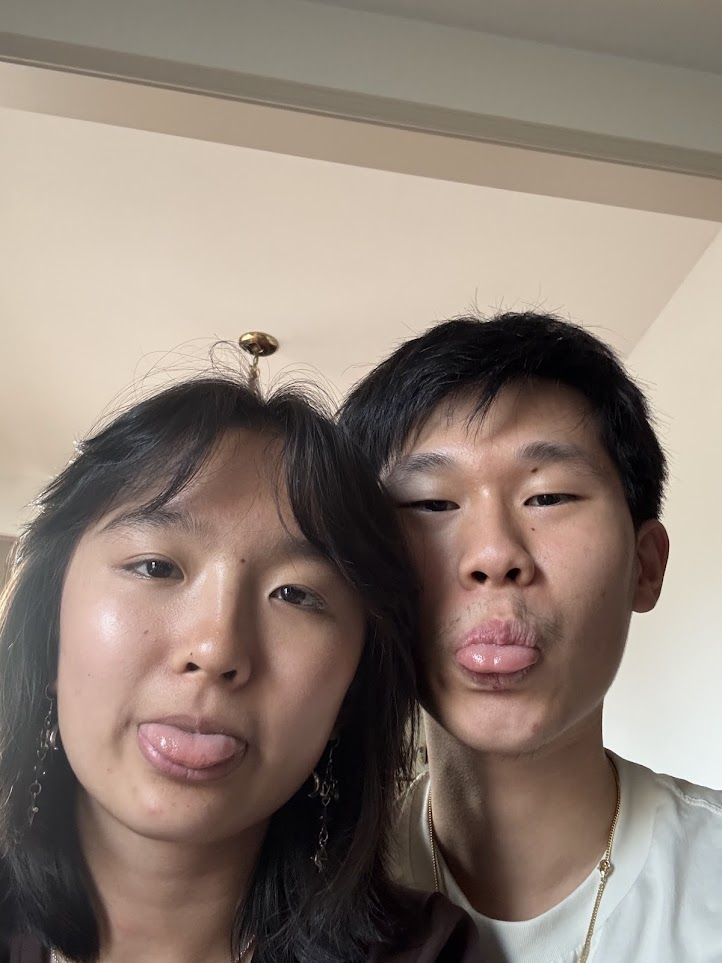
#> input picture image-processor/test.bmp, 722 x 963 px
$ python processor.py ../../test.bmp
#> lines starting #> are read from the running program, lines starting #| are printed output that depends on the picture; after the words box and inside, x2 and y2 are one past the last pixel; in counts of white or black regions, pixels touching at a corner belong together
"""Smart cropping of image"""

import gc
import io
import os
import sys
import urllib.request

import cv2
import numpy as np
import pillow_heif
from PIL import Image, ImageOps

pillow_heif.register_heif_opener()
#> (this line was passed over: pillow_heif is not available in this run)

# YuNet face detector model (ONNX)
MODEL_URL = (
    "https://media.githubusercontent.com/media/opencv/opencv_zoo/main/"
    "models/face_detection_yunet/face_detection_yunet_2026may.onnx"
)
MODEL_PATH = os.path.join(os.path.dirname(os.path.abspath(__file__)), "face_detection_yunet.onnx")

_DETECTOR = None

def get_face_detector() -> str:
    """Download the YuNet ONNX model if not already cached."""
    global _DETECTOR
    if _DETECTOR is not None:
        return _DETECTOR

    if not (os.path.exists(MODEL_PATH) and os.path.getsize(MODEL_PATH) > 0):
        os.makedirs(os.path.dirname(MODEL_PATH), exist_ok=True)
        print("Downloading YuNet ONNX model...", file=sys.stderr)
        urllib.request.urlretrieve(MODEL_URL, MODEL_PATH)

    _DETECTOR = cv2.FaceDetectorYN.create(
        model=MODEL_PATH,
        config="",
        input_size=(480, 800),
        score_threshold=0.9,
        nms_threshold=0.3,
        top_k=5000,
        backend_id=cv2.dnn.DNN_BACKEND_OPENCV,
        target_id=cv2.dnn.DNN_TARGET_CPU,
    )
    return _DETECTOR


def detect_face_center(img):
    """Return (cx, cy, bbox) of the union of all detected faces, or None.

    Uses OpenCV's FaceDetectorYN (a small ONNX/DNN model), which replaced
    CascadeClassifier-based Haar detection in OpenCV 5.x.
    """
    detector = get_face_detector()
    img_h, img_w = img.shape[:2]

    detector.setInputSize((img_w, img_h))

    _, faces = detector.detect(img)

    if faces is None or len(faces) == 0:
        return None

    # Each row: [x, y, w, h, <5 landmark x,y pairs>, score]
    xs = faces[:, 0]
    ys = faces[:, 1]
    xe = faces[:, 0] + faces[:, 2]
    ye = faces[:, 1] + faces[:, 3]

    x_min, y_min = xs.min(), ys.min()
    x_max, y_max = xe.max(), ye.max()

    cx = (x_min + x_max) / 2
    cy = (y_min + y_max) / 2
    return cx, cy, (x_min, y_min, x_max, y_max)


def detect_saliency_center(img):
    """Return (cx, cy) of the most salient region.

    Implements the spectral residual saliency algorithm (Hou & Zhang, 2007)
    directly with FFT/numpy, rather than relying on cv2.saliency. That
    module lives in opencv_contrib and is not present in every OpenCV
    build (notably, it was dropped from OpenCV 5.0's default build), so
    this avoids depending on it.
    """
    h, w = img.shape[:2]

    # Work on a small grayscale version for speed; the algorithm is scale
    # invariant enough that this doesn't hurt accuracy.
    small_w, small_h = 128, int(128 * h / w) if w else 128
    small_h = max(1, small_h)
    small = cv2.resize(img, (small_w, small_h), interpolation=cv2.INTER_AREA)
    gray = cv2.cvtColor(small, cv2.COLOR_BGR2GRAY).astype(np.float32)

    dft = cv2.dft(gray, flags=cv2.DFT_COMPLEX_OUTPUT)
    magnitude, phase = cv2.cartToPolar(dft[:, :, 0], dft[:, :, 1])

    log_magnitude = np.log(magnitude + 1e-9)
    # Local average of the log spectrum, approximating the "smooth" baseline
    avg_log_magnitude = cv2.blur(log_magnitude, (3, 3))
    spectral_residual = log_magnitude - avg_log_magnitude

    real = np.exp(spectral_residual) * np.cos(phase)
    imag = np.exp(spectral_residual) * np.sin(phase)
    combined = cv2.merge([real, imag])

    saliency_map = cv2.idft(combined, flags=cv2.DFT_SCALE)
    saliency_map = cv2.magnitude(saliency_map[:, :, 0], saliency_map[:, :, 1])
    saliency_map = saliency_map ** 2
    saliency_map = cv2.GaussianBlur(saliency_map, (7, 7), sigmaX=3)

    cv2.normalize(saliency_map, saliency_map, 0, 255, cv2.NORM_MINMAX)
    saliency_map = saliency_map.astype("uint8")

    # Threshold to keep only the most salient pixels, then find their centroid
    thresh_val = np.percentile(saliency_map, 90)
    _, thresh = cv2.threshold(saliency_map, thresh_val, 255, cv2.THRESH_BINARY)

    ys, xs = np.nonzero(thresh)
    if len(xs) == 0:
        return w / 2, h / 2

    # Map centroid from the small working image back to full resolution
    scale_x = w / small_w
    scale_y = h / small_h
    cx = xs.mean() * scale_x
    cy = ys.mean() * scale_y
    return cx, cy

def compute_crop_box(img_w, img_h, cx, cy, target_w, target_h):
    """Compute a crop box of size (target_w, target_h) centered on (cx, cy),
    clamped so it stays fully inside the image."""

    # If the requested crop is bigger than the image in either dimension,
    # scale it down to fit while preserving aspect ratio.
    scale = min(img_w / target_w, img_h / target_h, 1.0)
    crop_w = target_w * scale
    crop_h = target_h * scale

    x1 = cx - crop_w / 2
    y1 = cy - crop_h / 2
    x2 = x1 + crop_w
    y2 = y1 + crop_h

    # Shift box back inside image bounds if it overflows
    if x1 < 0:
        x2 -= x1
        x1 = 0
    if y1 < 0:
        y2 -= y1
        y1 = 0
    if x2 > img_w:
        x1 -= (x2 - img_w)
        x2 = img_w
    if y2 > img_h:
        y1 -= (y2 - img_h)
        y2 = img_h

    x1 = max(0, int(round(x1)))
    y1 = max(0, int(round(y1)))
    x2 = min(img_w, int(round(x2)))
    y2 = min(img_h, int(round(y2)))

    return x1, y1, x2, y2

def decode_image_bytes(raw_bytes: bytes) -> np.ndarray:
    # try using opencv first
    np_arr = np.frombuffer(raw_bytes, np.uint8)
    img = cv2.imdecode(np_arr, cv2.IMREAD_COLOR)
    if img is not None:
        return img

    # try pillow heif (in the case we have .heic since maybe from iPhone)
    try:
        pil_img = Image.open(io.BytesIO(raw_bytes))

        # fix metadata stuff
        pil_img = ImageOps.exif_transpose(pil_img)
        pil_img = pil_img.convert("RGB")

        # turn into opencv bgr
        rgb_arr = np.array(pil_img)
        return cv2.cvtColor(rgb_arr, cv2.COLOR_RGB2BGR)
    except Exception as e:
        raise ValueError(f"Failed to decode image bytes: {e}")

def smart_crop(raw_bytes: bytes, target_size: tuple[int, int] = (800, 400)) -> bytes:
    target_w, target_h = float(target_size[0]), float(target_size[1])

    try:
        pil_img = Image.open(io.BytesIO(raw_bytes))
        pil_img = ImageOps.exif_transpose(pil_img)
        pil_img = pil_img.convert("RGB")
    except Exception as e:
        raise ValueError(f"Failed to decode image bytes: {e}")

    full_w, full_h = pil_img.size

    # create a downscaled version to find center
    proxy_img = pil_img.copy()
    proxy_img.thumbnail((800, 800), Image.Resampling.BILINEAR)
    proxy_w, proxy_h = proxy_img.size

    proxy_cv = cv2.cvtColor(np.array(proxy_img), cv2.COLOR_RGB2BGR)

    try:
        face_result = detect_face_center(proxy_cv)
    except Exception as e:
        print(f"Warning: face detection unavailable ({e}); falling back to saliency.", file=sys.stderr)
        face_result = None

    if face_result is not None:
        cx_proxy, cy_proxy, _ = face_result
    else:
        cx_proxy, cy_proxy = detect_saliency_center(proxy_cv)

    # delete proxies to free memory
    del proxy_cv
    del proxy_img

    # get coordinates in orig image
    scale_x = full_w / proxy_w
    scale_y = full_h / proxy_h
    cx_full = cx_proxy * scale_x
    cy_full = cy_proxy * scale_y

    x1, y1, x2, y2 = compute_crop_box(full_w, full_h, cx_full, cy_full, target_w, target_h)
    cropped = pil_img.crop((x1, y1, x2, y2))
    resized = cropped.resize((int(target_w), int(target_h)), Image.Resampling.LANCZOS)

    # turn into a bmp buffer
    output_buffer = io.BytesIO()
    resized.save(output_buffer, format="BMP")
    bmp_bytes = output_buffer.getvalue()

    # Clean up PIL allocations
    output_buffer.close()
    pil_img.close()
    cropped.close()
    resized.close()
    gc.collect()

    return bmp_bytes
if __name__ == "__main__":
    import argparse
    from pathlib import Path

    parser = argparse.ArgumentParser(description="Test smart crop on a local image.")
    parser.add_argument("input_image", type=str, help="Path to input image (.heic, .jpg, .png, etc.)")
    parser.add_argument("-o", "--output", type=str, default=None, help="Output path (default: ./output_<name>.bmp)")
    parser.add_argument("-W", "--width", type=int, default=480, help="Target width (default: 480)")
    parser.add_argument("-H", "--height", type=int, default=800, help="Target height (default: 800)")
    args = parser.parse_args()

    input_path = Path(args.input_image)
    if not input_path.exists():
        print(f"Error: File not found: {input_path}")
        sys.exit(1)

    if args.output:
        out_path = Path(args.output)
    else:
        out_path = Path(f"output_{input_path.stem}.bmp")

    print(f"Reading: {input_path}")
    with open(input_path, "rb") as f:
        raw_data = f.read()

    print(f"Processing ({args.width}x{args.height})...")
    output_bmp_bytes = smart_crop(raw_data, target_size=(args.width, args.height))
#> in smart_crop, pil_img is the input picture: PIL image 722x963 RGB; mean R, G, B 141.9, 127.3, 117.2
#> in detect_saliency_center, `avg_log_magnitude = cv2.blur(log_magnitude, (3, 3))`:
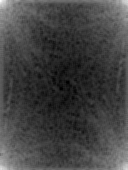
#> avg_log_magnitude: shape (170, 128) float32; min 4.58, max 12.91, mean 6.78; drawn with min black and max white
#> in detect_saliency_center, `spectral_residual = log_magnitude - avg_log_magnitude`:
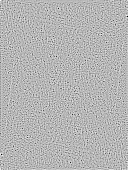
#> spectral_residual: shape (170, 128) float32; min -4.85, max 1.95, mean 0.000578; drawn with min black and max white
#> in detect_saliency_center, `real = np.exp(spectral_residual) * np.cos(phase)`:
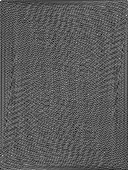
#> real: shape (170, 128) float32; min -3.83, max 7.05, mean 0.066; drawn with min black and max white
#> in detect_saliency_center, `imag = np.exp(spectral_residual) * np.sin(phase)`:
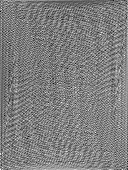
#> imag: shape (170, 128) float32; min -3.79, max 3.81, mean 0.000971; drawn with min black and max white
#> in detect_saliency_center, `saliency_map = cv2.GaussianBlur(saliency_map, (7, 7), sigmaX=3)`:
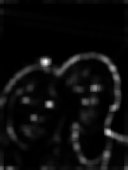
#> saliency_map: shape (170, 128) float32; min 1.66e-06, max 0.00143, mean 7.41e-05; drawn with min black and max white
#> in detect_saliency_center, `thresh_val = np.percentile(saliency_map, 90)`: thresh_val = 39
#> in detect_saliency_center, `_, thresh = cv2.threshold(saliency_map, thresh_val, 255, cv2.THRESH_BI..`:
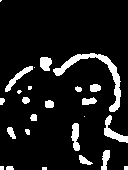
#> thresh: shape (170, 128); 9.9% white; 25 white regions (8 under 20 px), largest, box (x1, y1, x2, y2) and area: (53, 53, 121, 112) 679, (104, 115, 128, 143) 236, (5, 66, 33, 92) 180
#> in detect_saliency_center, `ys, xs = np.nonzero(thresh)`: ys = 2163 values from 0 to 169; xs = 2163 values, max 127 at index 1744, min 0 at index 0, mean 74.15
#> in detect_saliency_center, `cx = xs.mean() * scale_x`: cx = 347.6
#> in detect_saliency_center, `cy = ys.mean() * scale_y`: cy = 481
#> in smart_crop, `cx_proxy, cy_proxy = detect_saliency_center(proxy_cv)`: cx_proxy = 347.6; cy_proxy = 481
#> in smart_crop, `cx_full = cx_proxy * scale_x`: cx_full = 418.3
#> in smart_crop, `cy_full = cy_proxy * scale_y`: cy_full = 579
#> in compute_crop_box, `x1 = cx - crop_w / 2`: x1 = 178.3
#> in compute_crop_box, `y1 = cy - crop_h / 2`: y1 = 179
#> in compute_crop_box, `x2 = x1 + crop_w`: x2 = 658.3
#> in compute_crop_box, `y2 = y1 + crop_h`: y2 = 979
#> in compute_crop_box, `y1 -= (y2 - img_h)`: y1 = 163
#> in compute_crop_box, `x1 = max(0, int(round(x1)))`: x1 = 178
#> in compute_crop_box, `x2 = min(img_w, int(round(x2)))`: x2 = 658
#> in smart_crop, `x1, y1, x2, y2 = compute_crop_box(full_w, full_h, cx_full, cy_full, ta..`: x1 = 178; y1 = 163; x2 = 658; y2 = 963
#> in smart_crop, `cropped = pil_img.crop((x1, y1, x2, y2))`:
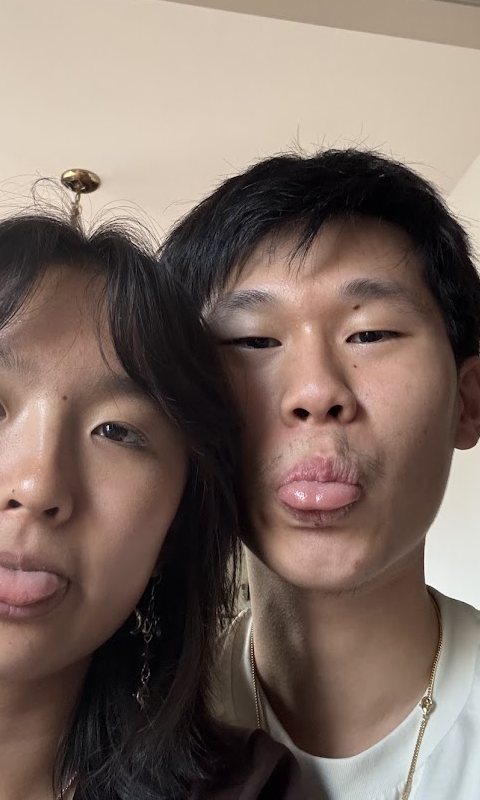
#> cropped: PIL image 480x800 RGB; mean R, G, B 125.2, 107.9, 99.1

    with open(out_path, "wb") as f:
        f.write(output_bmp_bytes)

    print(f"Output saved to: {out_path.resolve()}")
